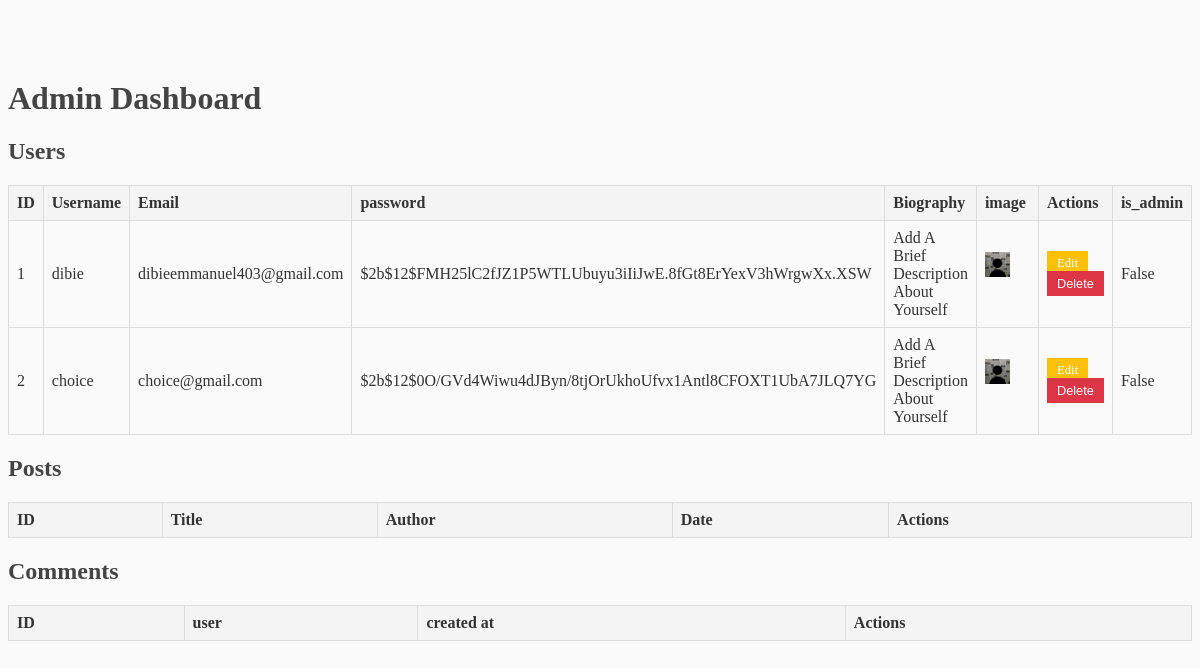
Page /admin (signed in) on the earlier database version.
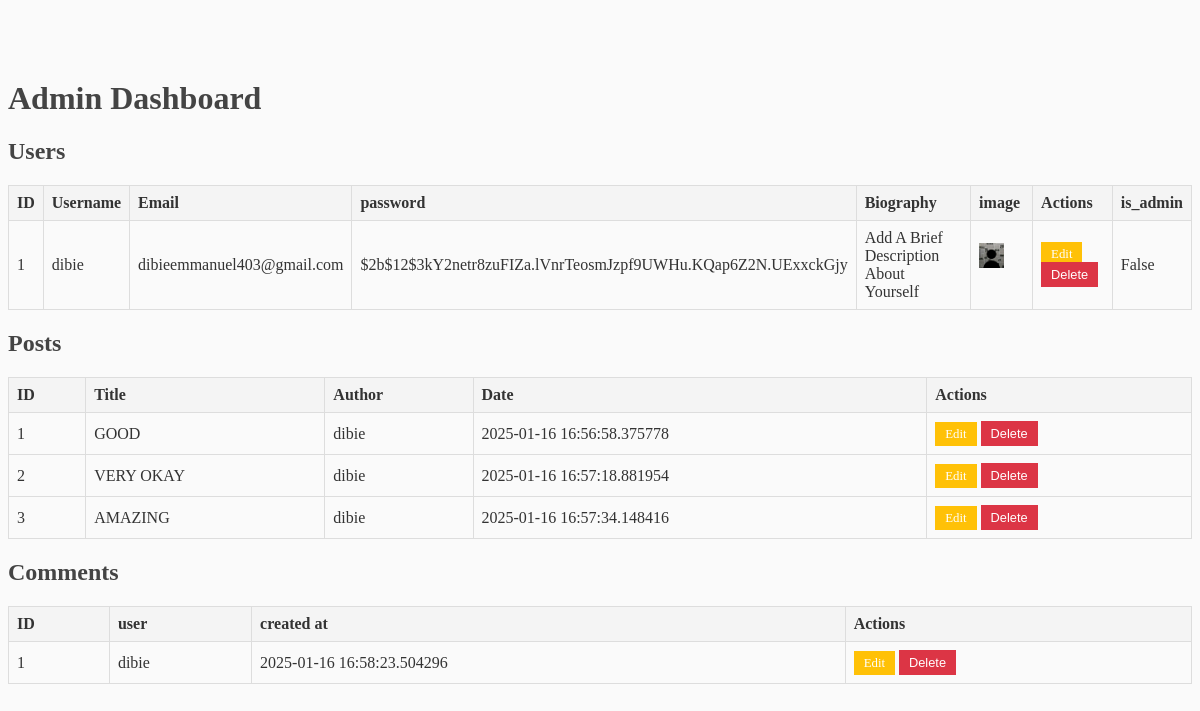
Same page on the later database version.
### flaskblog/models.py (models this page shows, shortened)
class User(db.Model, UserMixin):
    id = db.Column(db.Integer, primary_key=True)
    username = db.Column(db.String(20), nullable=False, unique=True)
    email = db.Column(db.String(120), nullable=False, unique=True)
    image_file = db.Column(db.String(20), nullable=False, default='default.jpg')
    password = db.Column(db.String(60), nullable=False)
    posts = db.relationship('Post', backref='author', lazy=True)
    is_admin = db.Column(db.Boolean, nullable=False,default=False)
    Biography= db.Column(db.Text, nullable=False,default='Add A Brief Description About Yourself')

class Post(db.Model):
    id = db.Column(db.Integer, primary_key=True)
    title = db.Column(db.String(100), nullable=False)
    content = db.Column(db.Text, nullable=False)
    date = db.Column(db.DateTime, nullable=False, default=datetime.utcnow)
    user_id = db.Column(db.Integer, db.ForeignKey('user.id'), nullable=False)
    is_admin = db.Column(db.Boolean, nullable=False,default=False)
    image = db.Column(db.String(20), nullable=True)

class Comment(db.Model):
    id = db.Column(db.Integer, primary_key=True)
    content = db.Column(db.String(500), nullable=False)
    user_id = db.Column(db.Integer, db.ForeignKey('user.id'), nullable=False)
    post_id = db.Column(db.Integer, db.ForeignKey('post.id'), nullable=False)
    created_at = db.Column(db.DateTime, default=datetime.utcnow)
    user = db.relationship('User', backref=db.backref('comments', lazy=True))
    post = db.relationship('Post', backref=db.backref('comments', lazy='dynamic'))

### flaskblog/routes.py (the view)
@app.route('/admin', methods=['GET', 'POST'])
@login_required
def admin_page():
    posts = Post.query.all()  # Fetch all posts
    users = User.query.all()  # Fetch all users
    comments=Comment.query.all()
    if current_user.email != 'dibieemmanuel403@gmail.com':  # Ensure the user is an admin
        flash("You are not authorized to access this page.", "danger")
        return redirect(url_for('home'))  # Redirect unauthorized users to home
    return render_template('admin.html', users=users, posts=posts,comments=comments)

### flaskblog/models.py (called while the page is built)
@login_manager.user_loader
def load_user(user_id):
    return User.query.get(int(user_id))

### flaskblog/templates/Admin.html (shortened to what this page needs)
<!DOCTYPE html>
<html lang="en">
<head>
    <link rel="stylesheet" href="{{ url_for('static', filename='main.css') }}">
</head>
<body>
    <div class="container">
        <h1 class="text-center text-primary">Admin Dashboard</h1>
        <h2 class="mt-5">Users</h2>
        <table class="table table-bordered">
            <thead>
                <tr>
                    <th>ID</th>
                    <th>Username</th>
                    <th>Email</th>
                    <th>password</th>
                    <th>Biography</th>
                    <th>image</th>
                    <th>Actions</th>
                    <th>is_admin</th>
                </tr>
            </thead>
            <tbody>
                {% for user in users %}
                <tr>
                    <td>{{ user.id }}</td>
                    <td>{{ user.username }}</td>
                    <td>{{ user.email }}</td>
                    <td>{{ user.password }}</td>
                    <td>{{ user.Biography }}</td>
                    <td><img class="rounded-circle border account-img2 border-primary"
                     src="{{ url_for('static', filename='profile_pics/' + user.image_file) }}"> </td>
                    <td>
                        <a href="{{ url_for('edit_user', user_id=user.id) }}" class="btn11 btn-warning btn-sm">Edit</a>
                        <form action="{{ url_for('delete_user', user_id=user.id) }}" method="POST" style="display:inline;">
                            <button type="submit" class="btn11 btn-danger btn-sm">Delete</button>
                        </form>
                    </td>
                    <td>{{ user.is_admin }}</td>
                </tr>
                {% endfor %}
            </tbody>
        </table>
        <h2 class="mt-5">Posts</h2>
        <table class="table table-bordered">
            <thead>
                <tr>
                    <th>ID</th>
                    <th>Title</th>
                    <th>Author</th>
                    <th>Date</th>
                    <th>Actions</th>
                </tr>
            </thead>
            <tbody>
                {% for post in posts %}
                <tr>
                    <td>{{ post.id }}</td>
                    <td>{{ post.title }}</td>
                    <td>{{ post.author.username }}</td>
                    <td>{{ post.date }}</td>
                    <td>
                        <a href="{{ url_for('edit_post', post_id=post.id) }}" class="btn11 btn-warning btn-sm">Edit</a>
                        <form action="{{ url_for('delete_post', post_id=post.id) }}" method="POST" style="display:inline;">
                            <button type="submit" class="btn11 btn-danger btn-sm">Delete</button>
                        </form>
                    </td>
                </tr>
                {% endfor %}
            </tbody>
        </table>
        <h2 class="mt-5">Comments</h2>
        <table class="table table-bordered">
            <thead>
                <tr>
                    <th>ID</th>
                    <th>user</th>
                    <th>created at</th>
                    <th>Actions</th>
                </tr>
            </thead>
            <tbody>
                {% for comment in comments %}
                <tr>
                    <td>{{ comment.id }}</td>
                    <td>{{ comment.user.username }}</td>
                    <td>{{ comment.created_at }}</td>
                    <td>
                        <a class="btn11 btn-warning btn-sm">Edit</a>
                        <form action="{{ url_for('delete_comment_admin', comment_id=comment.id) }}" method="POST" style="display:inline;">
                            <button type="submit" class="btn11 btn-danger btn-sm">Delete</button>
                        </form>
                    </td>
                </tr>
               {% endfor %}
            </tbody>
        </table>
    </div>
</body>
</html>

### flaskblog/static/main.css (style rules this page uses)
body { background: #fafafa; color: #333333; margin-top: 5rem; }
h1, h2, h3, h4, h5, h6 { color: #444444; }
.account-img2 { height: 25px; width: 25px; margin-right: 20px; margin-bottom: 16px; }
.table { width: 100%; margin-bottom: 20px; border-collapse: collapse; }
.table th, .table td { border: 1px solid #ddd; padding: 8px; text-align: left; }
.table th { background-color: #f4f4f4; }
.btn11 { text-decoration: none; padding: 5px 10px; color: #fff; border: none; cursor: pointer; }
.btn-warning { background-color: #ffc107; }
.btn-danger { background-color: #dc3545; }
.btn-sm { font-size: 0.8rem; }

Differences in the rows shown:
removed User: id "2", username "choice", email "choice@gmail.com", password "$2b$12$0O/GVd4Wiwu4dJByn/8tjOrUkhoUfvx1Antl8CFOXT1UbA7JLQ7YG", Biography "Add A Brief Description About Yourself", image_file (placeholder picture), is_admin "False"
changed User "dibie": password "$2b$12$FMH25lC2fJZ1P5WTLUbuyu3iIiJwE.8fGt8ErYexV3hWrgwXx.XSW" → "$2b$12$3kY2netr8zuFIZa.lVnrTeosmJzpf9UWHu.KQap6Z2N.UExxckGjy"
added Post: id "1", title "GOOD", author.username "dibie", date "2025-01-16 16:56:58.375778"
added Post: id "2", title "VERY OKAY", author.username "dibie", date "2025-01-16 16:57:18.881954"
added Post: id "3", title "AMAZING", author.username "dibie", date "2025-01-16 16:57:34.148416"
added Comment: id "1", user.username "dibie", created_at "2025-01-16 16:58:23.504296"
